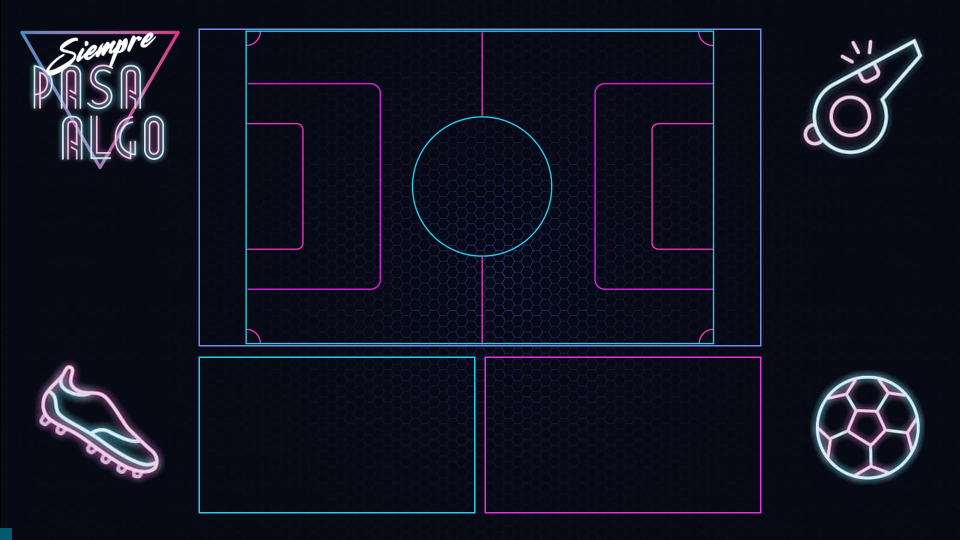
#> input picture pipeline/programas/spa/fondos/fondo_horizontal_1920x1080.png, 1920 x 1080 px (shown at 1/2 size)
$ python -i portadas.py   (imports and definitions only)   (older library calls are emulated)
#> lines starting #> are read from the running program, lines starting #| are printed output that depends on the picture
### pipeline/config.py
import json
import os
from pathlib import Path

PROJECT_DIR = Path(__file__).parent

# --- Multi-programa -------------------------------------------------------
# Un mismo pipeline sirve a varios programas. PROGRAMA=rayando (default) deja
# todo EXACTAMENTE como estaba. PROGRAMA=spa (u otro) carga programas/<n>.json
# y .env.<n> (que pisa las credenciales de .env), y aplica los overrides de
# más abajo. Ver programas/README.md. En la línea de comandos: --programa
# (programa_cli.py), que solo fija esta misma variable.
# "recda" es alias de "rayando" (el nombre interno no cambia: tarea, tests).
ALIAS_PROGRAMA = {"recda": "rayando"}
PROGRAMA = os.environ.get("PROGRAMA", "rayando").strip().lower()
PROGRAMA = ALIAS_PROGRAMA.get(PROGRAMA, PROGRAMA)
PROGRAMAS_DIR = PROJECT_DIR / "programas"


def _cargar_perfil(nombre: str) -> dict:
    ruta = PROGRAMAS_DIR / f"{nombre}.json"
    if nombre == "rayando":
        # rayando.json solo trae datos informativos (redes, día, tarea): los
        # valores de Recda son los de este archivo. No debe traer "config".
        perfil = json.loads(ruta.read_text(encoding="utf-8")) if ruta.exists() else {}
        if perfil.get("config"):
            raise RuntimeError("programas/rayando.json no debe pisar constantes: Recda usa los valores de config.py")
        return perfil
    if not ruta.exists():
        raise RuntimeError(f"PROGRAMA='{nombre}' pero no existe {ruta}")
    return json.loads(ruta.read_text(encoding="utf-8"))


_PERFIL = _cargar_perfil(PROGRAMA)

if PROGRAMA != "rayando":
    # override=True: las credenciales propias del programa (canal de YouTube,
    # cuentas de redes, schema) pisan las de .env. Las que no estén en
    # .env.<programa> (ej. ANTHROPIC_API_KEY) siguen viniendo de .env.
    from dotenv import load_dotenv

    load_dotenv(PROJECT_DIR / f".env.{PROGRAMA}", override=True)

BASE_DIR = Path(_PERFIL.get("base_dir", r"C:\Audiovisual\rayando-el-cda"))

RECORDINGS_DIR = BASE_DIR / "grabaciones"
CLIPS_DIR = BASE_DIR / "clips"
TRANSCRIPTS_DIR = BASE_DIR / "transcripciones"
RECURSOS_PORTADAS_DIR = BASE_DIR / "recursos-portadas"

RECORDING_EXTENSIONS = (".mkv", ".mp4", ".mov")

WHISPER_MODEL_SIZE = "medium"
WHISPER_LANGUAGE = "es"
WHISPER_COMPUTE_TYPE_GPU = "float16"
WHISPER_COMPUTE_TYPE_CPU = "int8"
WHISPER_VAD_FILTER = True
WHISPER_BEAM_SIZE = 5

VERTICAL_WIDTH = 1080
VERTICAL_HEIGHT = 1920
REEL_MAX_SECONDS = 90

# --- Aire y fades en los cortes (para que no se sientan "cortados" al empezar
# o terminar, aunque los timestamps ya calcen con límites de oración de
# Whisper) ---
CLIP_PAD_SECONDS = 0.4  # margen de silencio agregado antes del inicio y después del fin
CLIP_FADE_SECONDS = 0.25  # duración del fade-in/fade-out de video y audio (debe ser <= CLIP_PAD_SECONDS)

# --- Normalización de audio de los clips ---
# El audio de OBS es una sola pista mezclada (no hay un micrófono por persona),
# así que no se puede subir el volumen de una sola voz. Lo que sí se hace acá:
# emparejar niveles en cada clip con un compresor suave + loudnorm (EBU R128)
# al target de loudness que usan las redes. Ayuda a las voces que quedan bajas
# en la mezcla (pedido del 08/09) y deja todos los clips a un volumen parejo.
# Se aplica en build_vertical SOLO sobre el audio del clip, no sobre el cierre
# institucional (ese ya viene a nivel). AUDIO_NORMALIZAR=False vuelve al audio crudo.
AUDIO_NORMALIZAR = True
AUDIO_LOUDNORM_I = -14     # loudness integrado objetivo (LUFS); -14 = referencia YouTube/TikTok
AUDIO_LOUDNORM_TP = -1.5   # true peak máximo (dBTP)
AUDIO_LOUDNORM_LRA = 11    # rango de loudness objetivo
# Nivelado previo: dynaudnorm sube las partes bajas (la voz que queda baja en
# la mezcla) hacia las altas, en ventanas cortas. maxgain acotado a 8 dB para
# no inflar ruido de sala ni bombear. Corre ANTES de loudnorm.
AUDIO_NIVELADO = "dynaudnorm=framelen=250:gausssize=15:peak=0.9:maxgain=8:targetrms=0"

SUBTITLE_FONT_NAME = "Arial"
# Subido de 58 a 64 (pedido de René: letra un poco más grande).
SUBTITLE_FONT_SIZE = 64
SUBTITLE_OUTLINE = 4
SUBTITLE_SHADOW = 0
SUBTITLE_MARGIN_L = 50
SUBTITLE_MARGIN_R = 50
# Historial: 140 (original) -> 300 (primera ronda) -> 400 (esta ronda, René
# pidió aún más arriba tras ver el resultado real). Sigue dentro de la franja
# borrosa inferior (~611px típico con VERTICAL_FOREGROUND_SCALE=1.15 y fuente
# 16:9), pero con menos margen de sobra que antes — si algún cue llega a 3
# líneas podría rozar el video real. Verificar con frame real antes de dar
# por bueno; si sigue sin convencer o se corta, la próxima opción es acercar
# más el video real (bajar VERTICAL_FOREGROUND_SCALE) en vez de seguir
# subiendo el margen.
SUBTITLE_MARGIN_V = 400

# Máximo de palabras por pantalla al quemar subtítulos (ver
# cortar_clip.split_into_captions). Antes se quemaba el segmento de Whisper
# completo tal cual (a veces una oración entera de 15-20 palabras); ahora se
# divide en fragmentos cortos, repartiendo el tiempo del segmento original
# proporcional a la cantidad de palabras de cada fragmento (no hay timestamps
# por palabra porque Whisper corre sin word_timestamps, así que es una
# aproximación, no timing exacto por palabra).
SUBTITLE_MAX_WORDS_PER_CUE = 7

# Cuánto se agranda el video en primer plano del vertical antes de recortarlo de
# vuelta al ancho del canvas (1.0 = tal cual, sin zoom; ocupa solo el ancho
# completo pero queda "chico" verticalmente con mucho blur arriba/abajo). Un
# valor > 1.0 hace zoom (recorta un poco los bordes izq/der) y el video se ve
# más grande/protagonista, con menos blur visible.
VERTICAL_FOREGROUND_SCALE = 1.15

# Formato del vertical. "blur" (Rayando): el video horizontal centrado sobre su
# propio fondo desenfocado. "split" (SPAreírse): contenido arriba y el conductor
# que habla abajo, armado desde la grabacion multipista de OBS (layout_split.py).
# Con "split", si no se puede planificar un clip, ese clip cae a "blur".
# Ajustes manuales por nombre de clip (título, frame de portada, imagen de
# fondo...). Cada programa tiene su propio archivo: los nombres "candidato-NN"
# se repiten entre programas y un ajuste de Rayando no debe caer en un clip de SPA.
CLIP_OVERRIDES_PATH = PROJECT_DIR / "clip_overrides.json"

VERTICAL_LAYOUT = "blur"
LAYOUT_SPLIT_JSON = None  # ruta al layout.json del programa (lo fija el perfil con la clave "layout")

# --- Texto de titulo_portada en la franja superior de relleno (blur) del
# vertical (ver build_vertical en cortar_clip.py). Se dibuja debajo del logo,
# dentro del espacio libre que deja VERTICAL_FOREGROUND_SCALE arriba del
# video real. Los ratios son sobre el alto *disponible* (la franja menos el
# espacio que ocupa el logo), no sobre el alto del canvas completo.
VIDEO_TITULO_MARGEN_PX = 60
VIDEO_TITULO_MAX_LINEAS = 3
VIDEO_TITULO_FONT_SIZE_MAX_RATIO = 0.34
VIDEO_TITULO_FONT_SIZE_MIN_RATIO = 0.14
VIDEO_TITULO_LOGO_GAP_PX = 20  # separación extra debajo del logo, cuando el logo está arriba
VIDEO_TITULO_MIN_USABLE_PX = 120  # si el espacio libre bajo el logo es menor a esto, no se agrega texto

# --- Logo (overlay permanente en todos los verticales) ---
LOGO_PATH = BASE_DIR / "Logo PNG.png"
LOGO_POSICION = "top-right"  # top-left | top-right | bottom-left | bottom-right
LOGO_ANCHO_RATIO = 0.16  # ancho del logo como fracción del ancho del vertical
LOGO_MARGEN_PX = 40
LOGO_OPACIDAD = 0.9  # 0-1, se combina con el canal alfa del PNG si lo tiene

# --- Cierre institucional (outro pegado al final de cada vertical) ---
# René entregó 3 variantes verticales (1080x1920, mismo formato que el
# vertical final) para ir rotando y que no se sienta repetitivo. El
# horizontal que entregó junto con estos queda guardado en CIERRES_DIR sin
# integrar por ahora — horizontal_original.mp4 no se publica en ningún lado
# hoy, así que no tiene destino todavía.
CIERRES_DIR = BASE_DIR / "cierres"
CIERRE_VERTICAL_FILES = [
    "CIERRE VERTICAL.mp4",
    "CIERRE VERTICAL 2.mp4",
    "CIERRE VERTICAL 3.mp4",
]
# Round-robin persistido en disco (no random) para que nunca se repita el
# mismo cierre dos veces seguidas, incluso si el pipeline se reinicia entre
# clips.
CIERRE_ROTACION_STATE_PATH = CIERRES_DIR / "rotacion_estado.json"

# --- Portadas automáticas (v2) ---
PORTADA_VERTICAL_SIZE = (1080, 1920)
PORTADA_HORIZONTAL_SIZE = (1280, 720)

# Tipografía: Anton (Google Fonts, licencia SIL Open Font License 1.1, libre para
# uso comercial). Descargada en fonts/Anton-Regular.ttf. Condensada, en mayúsculas
# gruesas, pensada para titulares gritados de una sola palabra por línea.
PORTADA_FONT_PATH = str(PROJECT_DIR / "fonts" / "Anton-Regular.ttf")
# Tamaño de fuente como fracción del ALTO del canvas (no píxeles absolutos), para
# que la vertical (1080x1920) y la horizontal (1280x720) escalen proporcional y
# el título nunca choque con el logo arriba ni con la franja de marca abajo.
PORTADA_FONT_SIZE_MAX_RATIO = 0.099  # ≈190px en la vertical de 1920 de alto
PORTADA_FONT_SIZE_MIN_RATIO = 0.036  # ≈70px en la vertical de 1920 de alto
PORTADA_MAX_LINEAS = 3

# Jerarquía de color del titular
PORTADA_TEXTO_COLOR = (255, 255, 255)  # blanco para el texto principal
PORTADA_TEXTO_SOMBRA_COLOR = (0, 0, 0)  # contorno/sombra negra gruesa
PORTADA_TEXTO_STROKE_RATIO = 0.09  # grosor del contorno como fracción del tamaño de fuente
PORTADA_COLOR_DESTACADO = (255, 215, 0)  # #FFD700 amarillo, para la palabra clave del titular
# Palabras que nunca se destacan como "palabra clave" aunque sean las más largas
PORTADA_STOPWORDS_CLAVE = {
    "que", "para", "esto", "esta", "este", "estos", "estas", "pero", "como",
    "donde", "cuando", "sobre", "entre", "hasta", "desde", "porque", "vamos",
    "todo", "toda", "todos", "todas", "quien", "cual", "cuales",
}

# Franja diagonal semitransparente azul oscuro detrás del titular (legibilidad)
PORTADA_COLOR_FRANJA = (8, 24, 51)  # azul marino oscuro
PORTADA_FRANJA_OPACIDAD = 190  # 0-255
PORTADA_FRANJA_PADDING_RATIO = 0.35  # relleno vertical alrededor del bloque de texto, como fracción del alto de línea
PORTADA_FRANJA_SLANT_RATIO = 0.06  # inclinación de la franja como fracción del ancho

# Oscurecido general de fondo (uniforme, independiente de la franja) para que el
# fotograma no compita con el texto
PORTADA_OSCURECIDO_OPACIDAD = 55  # 0-255

# Composición "VS" (dos fotogramas separados por una línea diagonal)
PORTADA_VS_SLANT_RATIO = 0.14  # inclinación de la línea divisoria como fracción del ancho
PORTADA_VS_LINEA_GROSOR = 8
PORTADA_VS_LINEA_COLOR = (255, 255, 255)
PORTADA_VS_BADGE_COLOR = (196, 22, 28)  # rojo insignia "VS"
PORTADA_VS_BADGE_TEXTO_COLOR = (255, 255, 255)

# Logo (misma posición que en los videos, ver LOGO_POSICION más arriba)
PORTADA_LOGO_ANCHO_RATIO = 0.22
PORTADA_MARGEN_PX = 60

# Franja inferior de marca
PORTADA_MARCA_TEXTO = "RAYANDO EL CDA"
PORTADA_MARCA_ALTURA_RATIO = 0.045  # alto de la franja como fracción del alto del canvas
PORTADA_MARCA_COLOR_FONDO = (8, 24, 51)
PORTADA_MARCA_COLOR_TEXTO = (255, 255, 255)
PORTADA_MARCA_COLOR_ACENTO = (255, 215, 0)  # línea delgada superior de la franja

# Selección de fotograma con criterio
PORTADA_CANDIDATOS_N = 7  # fotogramas candidatos distribuidos en el clip (6-8)
PORTADA_CANDIDATOS_MARGEN_INICIO = 0.08  # fracción del clip a saltar al inicio (evita negros/transiciones)
PORTADA_CANDIDATOS_MARGEN_FIN = 0.08
PORTADA_CANDIDATOS_TOP_N = 4  # cuántos candidatos se numeran en el contact sheet
PORTADA_MINIATURA_ESCALA = 0.20  # escala de la vista previa de legibilidad en el contact sheet

# --- Copys automáticos ---
COPYS_HASHTAGS_BASE = ["#UdeChile", "#LaU", "#VamosLaU", "#RayandoElCDA"]

# --- Publicación a YouTube (no listado) + registro en Supabase para revisión ---
# Paso final del pipeline (ver publicar.py): sube horizontal_original.mp4 como
# video no listado y registra el candidato en la tabla rayando_cda.clips para
# que René lo revise ahí. La calificación de contenido la hace René en esa
# tabla, no este script — acá solo se valida que el archivo sea técnicamente
# subible (existe, ffprobe lo lee, duración > 0).
YOUTUBE_TITULO_TEMPLATE = "Rayando el CDA - candidato {fecha} - clip {n}"
YOUTUBE_CATEGORY_ID = "17"  # Sports
YOUTUBE_PRIVACY_STATUS = "unlisted"
YOUTUBE_SCOPES = ["https://www.googleapis.com/auth/youtube"]
# Canal esperado del token (publicar.get_youtube_client lo verifica). None = sin
# verificar (Recda, como siempre). Lo da autorizar_youtube.py.
YOUTUBE_CANAL_ID = None

# Subir cada candidato a YouTube como no listado para revisarlo. False = el
# video se revisa desde Supabase Storage (video_url) y youtube_video_id queda
# NULL (SPA, mientras no esté conectado su canal de YouTube).
SUBIR_YOUTUBE = True
SUPABASE_SCHEMA = "rayando_cda"
SUPABASE_TABLE = "clips"
SUPABASE_CAPITULOS_TABLE = "capitulos"
SUPABASE_PORTADAS_BUCKET = "portadas"

# --- Capítulo en la descripción de YouTube (ver capitulos.py y
# publicar.descripcion_con_capitulo). Lo pone el código, no la IA: si el
# clip no tiene capítulo, no se agrega nada. {n} = número de capítulo.
CAPITULO_LINEA_YOUTUBE = "Del capítulo {n} de Rayando el CDA"
CAPITULO_HASHTAG = "#RECDA{n}"
SUPABASE_CLIPS_VIDEO_BUCKET = "clips-video"

# --- Limpieza automática de la cola de clips (ver limpiar_clips.py) ---
# El "programa vigente" es el MAX(semana) de la tabla clips. Cuando entra un
# programa nuevo (el pipeline corre la madrugada del martes), todo lo de
# programas anteriores deja de ser "la semana en curso":
#   - 'pendiente' de un programa anterior -> se borra (nadie lo aprobó a
#     tiempo, ya salió el próximo programa).
#   - 'rechazado' sin publicar de un programa anterior -> se borra (hubo toda
#     la semana para deshacer el rechazo desde la app).
#   - 'aprobado' sin publicar de un programa anterior -> pasa a la pestaña
#     "Antiguas" del front (reserva de contenido) y ahí dura hasta que su
#     `semana` tenga más de DIAS_RESERVA_ANTIGUAS días; después se borra.
# NO toca: publicados ni 'correccion_video' (trabajo en curso).
DIAS_RESERVA_ANTIGUAS = 30

# YouTube es el archivo permanente; Storage es de paso (decisión 30/10/2026).
# Un clip publicado hace N días o más pierde su mp4 de Storage (video_url = NULL;
# la fila, la portada y YouTube quedan). Los N días dan margen para subir TikTok
# a mano. None = no se borra nunca. Lo corre limpiar_clips.py.
BORRAR_VIDEO_PUBLICADO_DIAS = 7

# Si no es None, al terminar de subir un capítulo procesar_programa.py borra de la
# cola (fila + video + portada) todo lo que no sea de los N capítulos más recientes.
# SPA lo usa (2); Rayando sigue con la limpieza por estado de auto_procesar.ps1.
MANTENER_CAPITULOS = None

# --- Publicación final automática (ver publicar_automatico.py) ---
# Ambos en False por defecto: nada se publica solo. Se prenden a mano cuando
# el flujo esté validado y el equipo quiera activarlo.
AUTO_PUBLICAR_YOUTUBE = False
AUTO_PUBLICAR_INSTAGRAM = False
# Cuánto esperar (segundos) a que un contenedor de media de Instagram
# (Reels) termine de procesar el video antes de publicarlo.
INSTAGRAM_CONTAINER_TIMEOUT_S = 60

# Clips que no pasan la validación técnica no se suben; queda registrado acá
# en vez de fallar en silencio.
PUBLICAR_ERROR_LOG = BASE_DIR / "errores_publicacion.log"

# --- Detección automática de momentos (ver detectar_momentos.py) ---
# Opus 4.8: es juicio editorial sobre la transcripción completa de un
# programa (humor/declaraciones fuertes/carga emocional), corre sin
# supervisión y solo una vez por semana — el costo real (~55-65K tokens de
# entrada por programa) es marginal en ambos modelos, así que no vale la
# pena arriesgar criterio por ahorrar centavos.
CANDIDATOS_MODEL = "claude-opus-4-8"
CANDIDATOS_MIN_N = 5
CANDIDATOS_MAX_N = 8
CANDIDATOS_DURACION_MIN = 20.0
# Duración máxima: mismo límite que REEL_MAX_SECONDS.
# Detección por ventanas (ver detectar_momentos._detectar_por_ventanas).
# 0 = una sola llamada con el programa completo (comportamiento de Rayando).
# >0 = una llamada por cada N segundos de programa, con puntaje, y selección
# final entre todas. Solo se usa si el programa tiene prompt propio.
DETECCION_VENTANA_SEG = 0
DETECCION_VENTANA_SOLAPE_SEG = 90  # segundos extra al final de cada ventana
DETECCION_POR_VENTANA_MAX = 3  # candidatos máximos que se piden por ventana
# Tope de candidatos tras juntar las ventanas. None = CANDIDATOS_MAX_N.
CANDIDATOS_POOL_N = None

# --- Identidad del programa (textos que antes estaban fijos en el código) ---
PROGRAMA_NOMBRE = "Rayando el CDA"
# Frase inicial del initial_prompt de Whisper (ver corregir_nombres.py)
WHISPER_CONTEXTO = "Rayando el CDA, programa de Universidad de Chile."
# Diccionario de nombres propios (relativo a PROJECT_DIR)
DICCIONARIO_PATH = PROJECT_DIR / "diccionario.json"
# Prompts propios del programa. None = se usan los de Rayando que viven en
# detectar_momentos.py / copys_ia.py / interpretar_correccion.py.
PROMPT_DETECCION = None  # admite {min_n} {max_n} {dur_min} {dur_max}
CONTEXTO_COPYS = None
PROMPT_CORRECCION_PROGRAMA = None  # nombre con el que interpretar_correccion nombra al programa
# Informativos (los fija el perfil; A1b los usa para capítulos y la tarea).
REDES = ("youtube", "instagram", "tiktok")  # dónde publica el programa
DIA_PROGRAMA = 0  # 0 = lunes ... 3 = jueves


def _leer_texto_programa(ruta_rel: str) -> str:
    return (PROGRAMAS_DIR / ruta_rel).read_text(encoding="utf-8").strip()


def _aplicar_perfil(perfil: dict) -> None:
    """Pisa constantes de este módulo con las del perfil. Solo se aceptan
    claves que ya existen acá (un typo en el JSON falla fuerte, no en silencio).
    Rutas: si la constante original es Path, el valor del JSON se resuelve
    relativo a BASE_DIR (salvo que sea absoluto). Listas -> tuplas si la
    constante original es tupla."""
    g = globals()
    for clave, valor in perfil.get("config", {}).items():
        if clave not in g or clave.startswith("_"):
            raise RuntimeError(f"Perfil '{PROGRAMA}': clave de config desconocida '{clave}'")
        actual = g[clave]
        if isinstance(actual, Path) and isinstance(valor, str):
            valor = Path(valor) if Path(valor).is_absolute() else BASE_DIR / valor
        elif isinstance(actual, tuple) and isinstance(valor, list):
            valor = tuple(valor)
        g[clave] = valor
#> further down, picture is the input picture: PIL image 1920x1080 RGB; mean R, G, B 16.3, 18.3, 33.1
    if "nombre" in perfil:
        g["PROGRAMA_NOMBRE"] = perfil["nombre"]
    if "whisper_contexto" in perfil:
        g["WHISPER_CONTEXTO"] = perfil["whisper_contexto"]
    if "clip_overrides" in perfil:
        g["CLIP_OVERRIDES_PATH"] = PROGRAMAS_DIR / perfil["clip_overrides"]
    if "layout" in perfil:
        g["LAYOUT_SPLIT_JSON"] = PROGRAMAS_DIR / perfil["layout"]
    if "diccionario" in perfil:
        g["DICCIONARIO_PATH"] = PROGRAMAS_DIR / perfil["diccionario"]
    if "redes" in perfil:
        g["REDES"] = tuple(perfil["redes"])
    if "dia_programa" in perfil:
        g["DIA_PROGRAMA"] = perfil["dia_programa"]
    prompts = perfil.get("prompts", {})
    if "deteccion" in prompts:
        g["PROMPT_DETECCION"] = _leer_texto_programa(prompts["deteccion"])
    if "copys_contexto" in prompts:
        g["CONTEXTO_COPYS"] = _leer_texto_programa(prompts["copys_contexto"])


_aplicar_perfil(_PERFIL)

### pipeline/portadas.py
"""Sistema de portadas v2.

Reglas de diseño (ver README.md, sección "Portadas automáticas"):
- Título corto y gritado, con la palabra clave destacada en amarillo.
- Tipografía Anton (Google Fonts, condensada e impactante).
- Franja diagonal azul marino semitransparente detrás del título, para legibilidad.
- Selección de fotograma con criterio: candidatos distribuidos en el clip,
  puntuados por nitidez (varianza de Laplaciano) y detección de rostro/ojos
  abiertos (Haar cascades de OpenCV), con contact sheet para elegir a mano.
- Composición "VS" (dos fotogramas separados por una línea diagonal) cuando el
  titular es un enfrentamiento.
- Soporte para imagen propia de fondo (recursos-portadas\\) en vez del fotograma.
- Logo arriba (misma posición que en los videos) + franja inferior de marca.
"""

import re
import shutil
import textwrap
from pathlib import Path

import numpy as np
from PIL import Image, ImageDraw, ImageFont

import config
from ffmpeg_utils import ffprobe_duration, extract_frame

# OpenCV es opcional: cv2.pyd no está firmado y Smart App Control de Windows
# puede bloquearlo ("DLL load failed ... Control de aplicaciones", 30/09/2026).
# Si no carga, se puntúa solo por nitidez (numpy) y se omite la detección de
# rostros, en vez de tumbar todo el pipeline (reprocesar_video, subtítulos...).
try:
    import cv2
    _FACE_CASCADE = cv2.CascadeClassifier(cv2.data.haarcascades + "haarcascade_frontalface_default.xml")
    _EYE_CASCADE = cv2.CascadeClassifier(cv2.data.haarcascades + "haarcascade_eye.xml")
except Exception as _exc:  # ImportError, o OSError/DLL bloqueada
    cv2 = None
    _FACE_CASCADE = _EYE_CASCADE = None
    print(f"  AVISO: OpenCV no disponible ({type(_exc).__name__}); portadas sin detección de rostros.")

_PUNCT_RE = re.compile(r"[¿?¡!.,:;\"'()]")
_PALABRA_RE = re.compile(r"[A-Za-zÁÉÍÓÚÑÜáéíóúñü]+")


# ---------------------------------------------------------------------------
# Selección de fotograma con criterio
# ---------------------------------------------------------------------------

# [7 lines left out: function _laplacian_var, not called in this run]


def _score_frame(img: Image.Image) -> dict:
    """Heurísticas simples: nitidez (varianza de Laplaciano) + bonus/penalización
    por rostro detectado con ojos abiertos (Haar cascades de OpenCV)."""
    arr = np.array(img.convert("RGB"))
    if cv2 is not None:
        gray = cv2.cvtColor(arr, cv2.COLOR_RGB2GRAY)
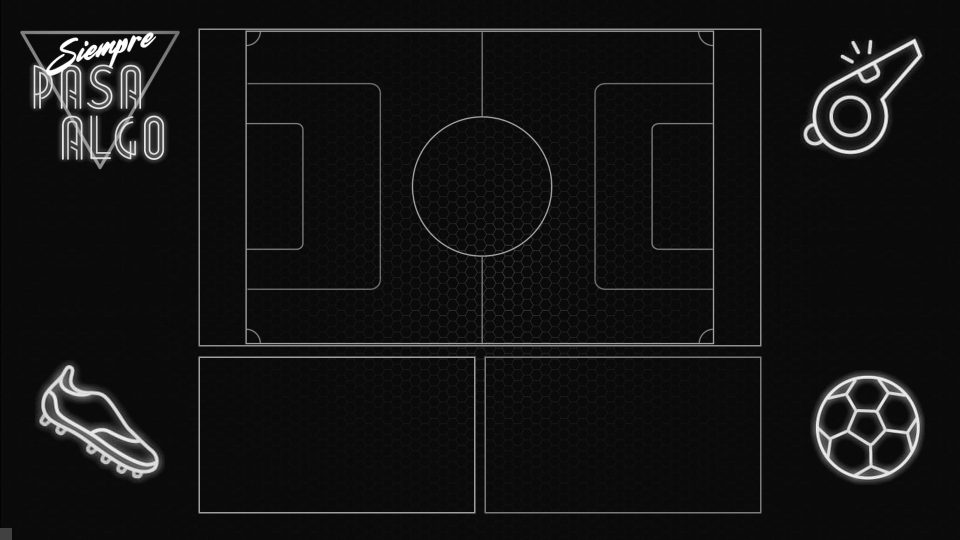
#> gray: shape (1080, 1920) (shown at 1/2 size); min 1, max 255, mean 19.5
        sharpness = float(cv2.Laplacian(gray, cv2.CV_64F).var())
#> sharpness = 440.3
    else:
        gray = np.asarray(img.convert("L"))
        sharpness = _laplacian_var(gray)

    # minNeighbors alto y minSize proporcional al ancho del frame para evitar
    # falsos positivos en texturas/fondos (más estricto que el default de OpenCV).
    min_size = max(60, int(gray.shape[1] * 0.045))
#> (the rest of the program and of its run is left out)
